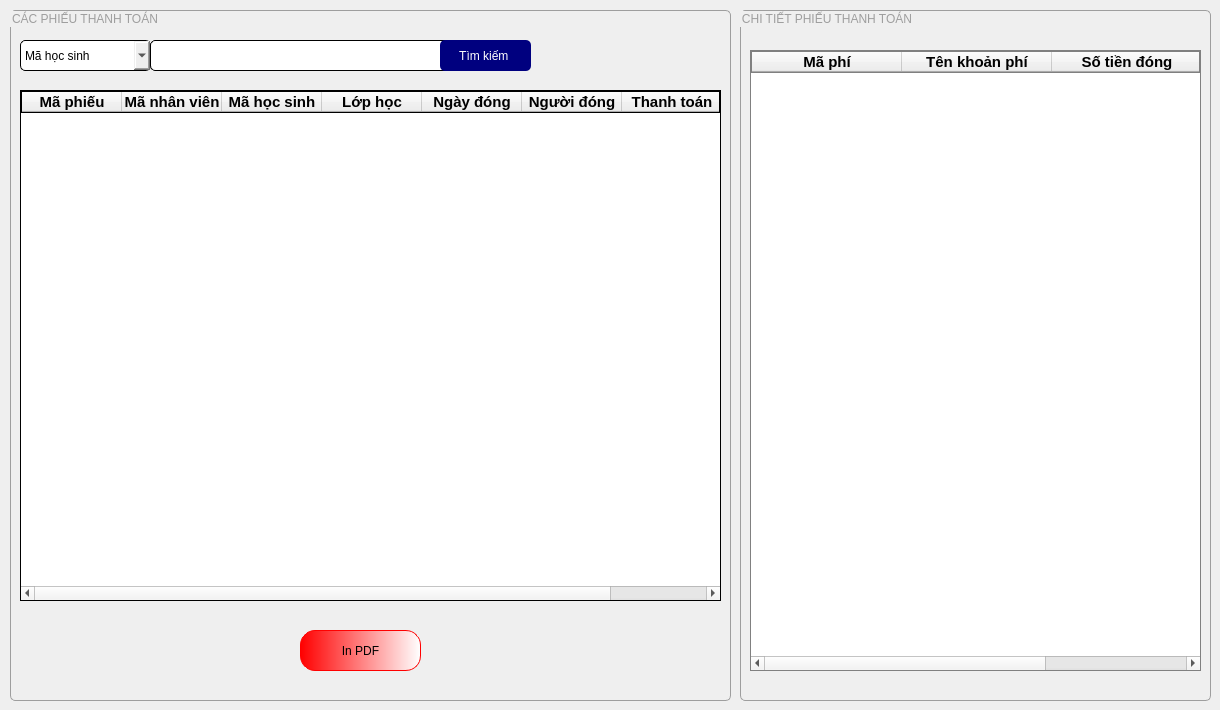
      <widget class="QWidget" name="tab_23">
       <attribute name="title">
        <string>Xem chi tiết</string>
       </attribute>
       <widget class="QGroupBox" name="groupBox_10">
        <property name="geometry">
         <rect>
          <x>10</x>
          <y>10</y>
          <width>721</width>
          <height>691</height>
         </rect>
        </property>
        <property name="styleSheet">
         <string notr="true">QGroupBox{
border-radius: 5px;
	font: 14pt &quot;Tahoma&quot;;
border:0.5px solid rgb(158, 158, 158);
color:rgb(158, 158, 158);
}</string>
        </property>
        <property name="title">
         <string>CÁC PHIẾU THANH TOÁN</string>
        </property>
        <widget class="QTableWidget" name="tableWidget_19">
         <property name="geometry">
          <rect>
           <x>10</x>
           <y>80</y>
           <width>701</width>
           <height>511</height>
          </rect>
         </property>
         <property name="styleSheet">
          <string notr="true">border: 1px solid black ;
font: 14pt &quot;Tahoma&quot;;</string>
         </property>
         <attribute name="horizontalHeaderDefaultSectionSize">
          <number>100</number>
         </attribute>
         <column>
          <property name="text">
           <string>Mã phiếu</string>
          </property>
          <property name="font">
           <font>
            <family>Tahoma</family>
            <pointsize>11</pointsize>
            <weight>75</weight>
            <bold>true</bold>
           </font>
          </property>
          <property name="textAlignment">
           <set>AlignCenter</set>
          </property>
         </column>
         <column>
          <property name="text">
           <string>Mã nhân viên</string>
          </property>
          <property name="font">
           <font>
            <family>Tahoma</family>
            <pointsize>11</pointsize>
            <weight>75</weight>
            <bold>true</bold>
           </font>
          </property>
          <property name="textAlignment">
           <set>AlignCenter</set>
          </property>
         </column>
         <column>
          <property name="text">
           <string>Mã học sinh</string>
          </property>
          <property name="font">
           <font>
            <family>Tahoma</family>
            <pointsize>11</pointsize>
            <weight>75</weight>
            <bold>true</bold>
           </font>
          </property>
          <property name="textAlignment">
           <set>AlignCenter</set>
          </property>
         </column>
         <column>
          <property name="text">
           <string>Lớp học</string>
          </property>
          <property name="font">
           <font>
            <family>Tahoma</family>
            <pointsize>11</pointsize>
            <weight>75</weight>
            <bold>true</bold>
           </font>
          </property>
          <property name="textAlignment">
           <set>AlignCenter</set>
          </property>
         </column>
         <column>
          <property name="text">
           <string>Ngày đóng</string>
          </property>
          <property name="font">
           <font>
            <family>Tahoma</family>
            <pointsize>11</pointsize>
            <weight>75</weight>
            <bold>true</bold>
           </font>
          </property>
          <property name="textAlignment">
           <set>AlignCenter</set>
          </property>
         </column>
         <column>
          <property name="text">
           <string>Người đóng</string>
          </property>
          <property name="font">
           <font>
            <family>Tahoma</family>
            <pointsize>11</pointsize>
            <weight>75</weight>
            <bold>true</bold>
           </font>
          </property>
          <property name="textAlignment">
           <set>AlignCenter</set>
          </property>
         </column>
         <column>
          <property name="text">
           <string>Thanh toán</string>
          </property>
          <property name="font">
           <font>
            <family>Tahoma</family>
            <pointsize>11</pointsize>
            <weight>75</weight>
            <bold>true</bold>
           </font>
          </property>
          <property name="textAlignment">
           <set>AlignCenter</set>
          </property>
         </column>
        </widget>
        <widget class="QPushButton" name="pushButton_102">
         <property name="geometry">
          <rect>
           <x>290</x>
           <y>620</y>
           <width>121</width>
           <height>41</height>
          </rect>
         </property>
         <property name="styleSheet">
          <string notr="true">QPushButton{
font: 16pt &quot;Tahoma&quot;;
border-radius:15px;
border:1px solid red;
	background-color: qlineargradient(spread:pad, x1:0, y1:0, x2:1, y2:0, stop:0 rgba(255, 0, 0, 255), stop:1 rgba(255, 255, 255, 255));
}
QPushButton:hover{
	font: 18pt &quot;Tahoma&quot;;
	background-color:qlineargradient(spread:pad, x1:0, y1:0, x2:1, y2:0.028, stop:0 rgba(189, 0, 0, 255), stop:1 rgba(255, 255, 255, 255))
}
</string>
         </property>
         <property name="text">
          <string>In PDF</string>
         </property>
        </widget>
        <widget class="QComboBox" name="comboBox_9">
         <property name="geometry">
          <rect>
           <x>10</x>
           <y>30</y>
           <width>131</width>
           <height>31</height>
          </rect>
         </property>
         <property name="styleSheet">
          <string notr="true">font: 75 14pt &quot;Tahoma&quot;;
border-radius:5px;
border:1px solid black;</string>
         </property>
         <item>
          <property name="text">
           <string>Mã học sinh</string>
          </property>
         </item>
         <item>
          <property name="text">
           <string>Mã nhân viên</string>
          </property>
         </item>
         <item>
          <property name="text">
           <string>Lớp học</string>
          </property>
         </item>
        </widget>
        <widget class="QLineEdit" name="txtTimKiem_3">
         <property name="geometry">
          <rect>
           <x>140</x>
           <y>30</y>
           <width>321</width>
           <height>31</height>
          </rect>
         </property>
         <property name="styleSheet">
          <string notr="true">QLineEdit{
font: 16pt &quot;Tahoma&quot;;
border-radius:5px;
border: 1px solid black;
}</string>
         </property>
        </widget>
        <widget class="QPushButton" name="btnTimKiemCV_3">
         <property name="geometry">
          <rect>
           <x>430</x>
           <y>30</y>
           <width>91</width>
           <height>31</height>
          </rect>
         </property>
         <property name="styleSheet">
          <string notr="true">QPushButton{
background-color: rgb(0, 0, 127);
color:white;
	font: 14pt &quot;Tahoma&quot;;
border-radius:5px;
}
QPushButton:hover{
border:0.5px solid black;
	background-color: yellow;
color:black;
	
}</string>
         </property>
         <property name="text">
          <string>Tìm kiếm </string>
         </property>
        </widget>
       </widget>
       <widget class="QGroupBox" name="groupBox_13">
        <property name="geometry">
         <rect>
          <x>740</x>
          <y>10</y>
          <width>471</width>
          <height>691</height>
         </rect>
        </property>
        <property name="styleSheet">
         <string notr="true">QGroupBox{
border-radius: 5px;
	font: 14pt &quot;Tahoma&quot;;
border:0.5px solid rgb(158, 158, 158);
color:rgb(158, 158, 158);
}</string>
        </property>
        <property name="title">
         <string>CHI TIẾT PHIẾU THANH TOÁN</string>
        </property>
        <widget class="QTableWidget" name="tableWidget_20">
         <property name="geometry">
          <rect>
           <x>10</x>
           <y>40</y>
           <width>451</width>
           <height>621</height>
          </rect>
         </property>
         <property name="styleSheet">
          <string notr="true">border: 1px solid black ;
font: 14pt &quot;Tahoma&quot;;border: 1px solid gray ;</string>
         </property>
         <attribute name="horizontalHeaderDefaultSectionSize">
          <number>150</number>
         </attribute>
         <column>
          <property name="text">
           <string>Mã phí</string>
          </property>
          <property name="font">
           <font>
            <family>Tahoma</family>
            <pointsize>11</pointsize>
            <weight>75</weight>
            <bold>true</bold>
           </font>
          </property>
          <property name="textAlignment">
           <set>AlignCenter</set>
          </property>
         </column>
         <column>
          <property name="text">
           <string>Tên khoản phí</string>
          </property>
          <property name="font">
           <font>
            <family>Tahoma</family>
            <pointsize>11</pointsize>
            <weight>75</weight>
            <bold>true</bold>
           </font>
          </property>
          <property name="textAlignment">
           <set>AlignCenter</set>
          </property>
         </column>
         <column>
          <property name="text">
           <string>Số tiền đóng</string>
          </property>
          <property name="font">
           <font>
            <family>Tahoma</family>
            <pointsize>11</pointsize>
            <weight>75</weight>
            <bold>true</bold>
           </font>
          </property>
          <property name="textAlignment">
           <set>AlignCenter</set>
          </property>
         </column>
        </widget>
       </widget>
      </widget>
